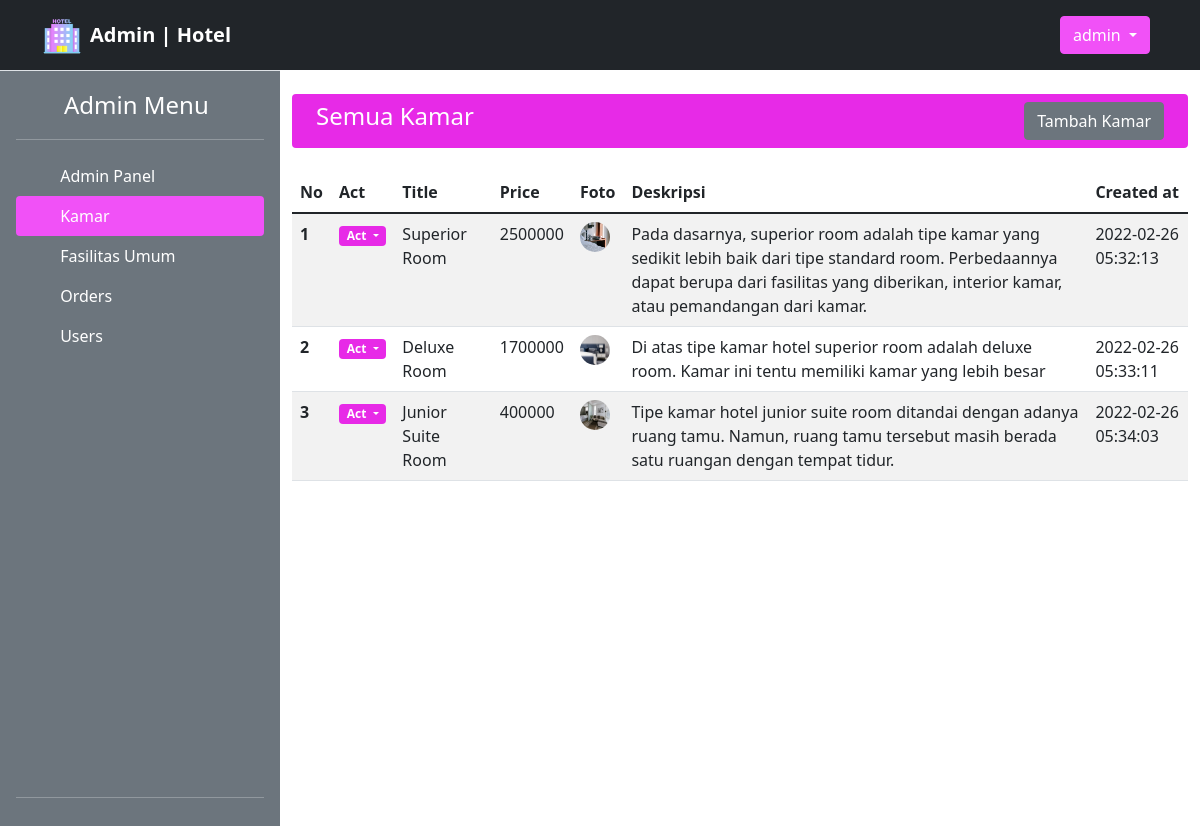
/admin/v_kamar.php?menu=v_kamar (signed in), run on the app's committed database.
### tables this page shows
CREATE TABLE `kamar` (
  `id` bigint(20) NOT NULL,
  `title` varchar(255) NOT NULL,
  `price` double NOT NULL,
  `foto` varchar(255) NOT NULL,
  `deskripsi` text NOT NULL,
  `created_at` timestamp NOT NULL DEFAULT current_timestamp(),
  `updated_at` timestamp NOT NULL DEFAULT current_timestamp()
);

### admin/v_kamar.php (the view, shortened to what this page needs)
<?php  require_once 'layouts/header.php'; ?>
<?php  require_once '../connection.php'; ?>
<?php
    $sql = "SELECT * FROM kamar";
    $result = mysqli_query($conn, $sql);
?>
<div class="container py-4 ">
    <div class="badge bg-primary d-flex justify-content-between px-4 py-2">
        <h4>Semua Kamar</h4>
        <a href="v_tambah_kamar.php?menu=v_kamar" class="btn btn-secondary">Tambah Kamar</a>
    </div>
    <table class="table table-striped table-hover mt-4">
        <thead>
            <tr>
                <th scope="col">No</th>
                <th scope="col">Act</th>
                <th scope="col">Title</th>
                <th scope="col">Price</th>
                <th scope="col">Foto</th>
                <th scope="col">Deskripsi</th>
                <th scope="col">Created at</th>
            </tr>
        </thead>
        <tbody>
            <?php if ($result->num_rows > 0): ?>
            <?php $no = 1; ?>
            <?php while($row = $result->fetch_assoc()): ?>
            <tr>
                <th scope="row"><?= $no ?></th>
                <td>
                    <div class="dropdown">
                        <span class="badge bg-primary dropdown-toggle" role="button" id="btn-act"
                            data-bs-toggle="dropdown">
                            Act
                        </span>
                    </div>
                </td>
                <td><?= $row['title'] ?></td>
                <td><?= $row['price'] ?></td>
                <td>
                    <img data-bs-toggle="modal" data-bs-target="#exampleModal<?= $no; ?>" width="30" height="30"
                        class="rounded-circle cursor-pointer" src="<?= '../assets/images/kamar/' . $row['foto'] ?>"
                        alt="">
                </td>
                <td><?= $row['deskripsi'] ?></td>
                <td><?= $row['created_at'] ?></td>
            </tr>
            <?php $no++; ?>
            <?php endwhile; ?>
            <?php else: ?>
            <h1>Data Kosong</h1>
            <?php endif; ?>
        </tbody>
    </table>
</div>
<?php  require_once 'layouts/footer.php'; ?>

### data on the page
kamar: title "Superior Room", price "2500000", foto (picture), deskripsi "Pada dasarnya, superior room adalah tipe kamar yang sedikit lebih baik dari tipe standard room. Perbedaannya dapat berupa dari fasilitas yang diberikan, interior kamar, atau pemandangan dari kamar.", created_at "2022-02-26 05:32:13"
kamar: title "Deluxe Room", price "1700000", foto (picture), deskripsi "Di atas tipe kamar hotel superior room adalah deluxe room. Kamar ini tentu memiliki kamar yang lebih besar", created_at "2022-02-26 05:33:11"
kamar: title "Junior Suite Room", price "400000", foto (picture), deskripsi "Tipe kamar hotel junior suite room ditandai dengan adanya ruang tamu. Namun, ruang tamu tersebut masih berada satu ruangan dengan tempat tidur.", created_at "2022-02-26 05:34:03"

### other printed values
$_SESSION['auth']['nama_lengkap'] "admin"
